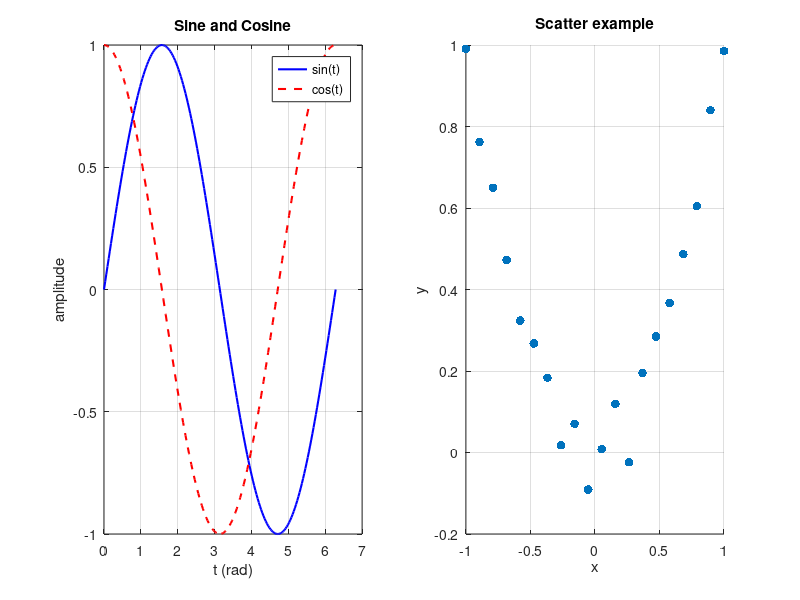
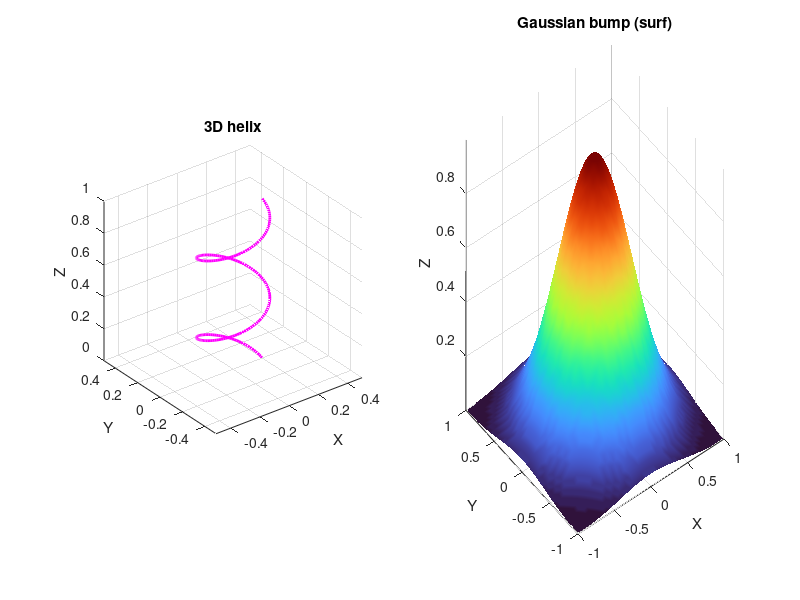
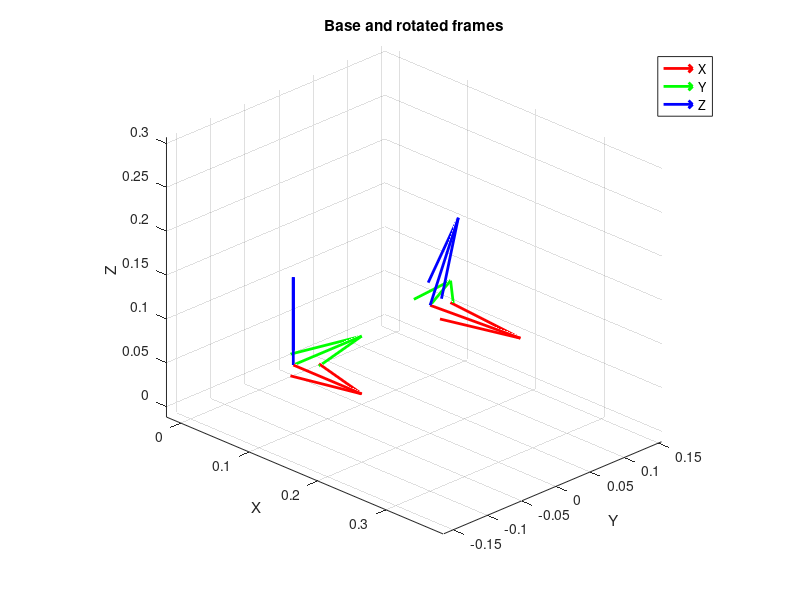
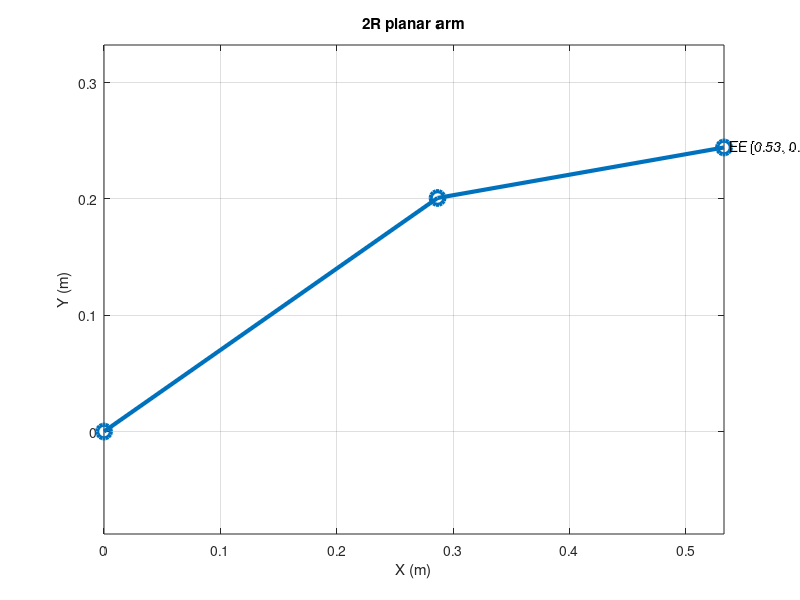

These charts were generated, in order, by the following MATLAB code:
function lecture00_basics()
% Lecture 0 — MATLAB essentials for robotics (math, visualization, kinematics)
%
% Purpose
%   This overview orients you to MATLAB's math and plotting capabilities,
%   then bridges into core robotics kinematics concepts. It is designed so
%   that exporting the Command Window and figures to PDF provides a compact
%   study reference. Run this file top-to-bottom (sections are ordered for
%   clarity). All helper functions are defined BEFORE they are used.
%
% How to run
%   - Open this file in MATLAB and press Run (or run section by section with %% cells)
%   - Ensure the current folder is the repository root or the 'matlab' folder
%   - Figures are created inline; keep them open when exporting to PDF
%
% What you'll practice
%   1) MATLAB math essentials (arrays, linear algebra, numerics)
%   2) Visualization: 2D, 3D, surfaces, vector fields, coordinate frames
%   3) Kinematics: rotation matrices, homogeneous transforms, simple chains
%   4) DH-based FK (brief), with frame drawing utilities
%
% Conventions
%   - Angles are in radians unless explicitly printed in degrees
%   - Right-handed coordinate frames; Z out of the page by default
%   - Transform T maps from a source frame to a target frame (post-multiply)
%   - R is 3x3 rotation, p is 3x1 position, T is 4x4 homogeneous transform

%% Helper functions (defined first, then used below)

    function out = d2r(deg)
        out = deg * pi/180;
    end

    function out = r2d(rad)
        out = rad * 180/pi;
    end

    function R = rotX3(theta)
        c = cos(theta); s = sin(theta);
        R = [1 0 0; 0 c -s; 0 s c];
    end

    function R = rotY3(theta)
        c = cos(theta); s = sin(theta);
        R = [c 0 s; 0 1 0; -s 0 c];
    end

    function R = rotZ3(theta)
        c = cos(theta); s = sin(theta);
        R = [c -s 0; s c 0; 0 0 1];
    end

    function T = makeT(R, p)
        T = eye(4);
        T(1:3,1:3) = R;
        T(1:3,4) = p(:);
    end

    function T = transl4(x, y, z)
        T = eye(4);
        T(1:3,4) = [x; y; z];
    end

    function tf = isSO3(R, tol)
        if nargin < 2, tol = 1e-9; end
        tf = norm(R'*R - eye(3), 2) < tol && abs(det(R) - 1) < tol;
    end

    function tprint4(T, label)
        if nargin < 2, label = 'Transform'; end
        fprintf('\n%s\n', label);
        fprintf('  p (m): [%.4f %.4f %.4f]\n', T(1,4), T(2,4), T(3,4));
        fprintf('  R =\n');
        disp(T(1:3,1:3));
    end

    function draw_frame3(ax, T, scale, lw)
        % Draw a coordinate frame at transform T into axes ax
        if nargin < 3 || isempty(scale), scale = 0.1; end
        if nargin < 4 || isempty(lw), lw = 2; end
        o = T(1:3,4);
        x = T(1:3,1) * scale;
        y = T(1:3,2) * scale;
        z = T(1:3,3) * scale;
        hold(ax, 'on');
        quiver3(ax, o(1), o(2), o(3), x(1), x(2), x(3), 0, 'r', 'LineWidth', lw, 'MaxHeadSize', 0.5);
        quiver3(ax, o(1), o(2), o(3), y(1), y(2), y(3), 0, 'g', 'LineWidth', lw, 'MaxHeadSize', 0.5);
        quiver3(ax, o(1), o(2), o(3), z(1), z(2), z(3), 0, 'b', 'LineWidth', lw, 'MaxHeadSize', 0.5);
    end

    function A = dh(a, alpha, d, theta)
        c = cos(theta); s = sin(theta); ca = cos(alpha); sa = sin(alpha);
        A = [c, -s*ca,  s*sa, a*c;
             s,  c*ca, -c*sa, a*s;
             0,     sa,    ca,   d;
             0,      0,     0,   1];
    end

    function [Tn, Ts] = fkine_dh(dh_table, q)
        n = size(dh_table,1);
        Ts = cell(n+1,1); Ts{1} = eye(4);
        for i=1:n
            a = dh_table(i,1); alpha = dh_table(i,2); d = dh_table(i,3); th0 = dh_table(i,4);
            th = q(i) + th0;
            Ts{i+1} = Ts{i} * dh(a, alpha, d, th);
        end
        Tn = Ts{end};
    end

    function plot_planar_chain(ax, points, opt)
        if nargin < 3, opt = struct(); end
        if ~isfield(opt,'lw'), opt.lw = 3; end
        if ~isfield(opt,'ms'), opt.ms = 30; end
        plot(ax, points(1,:), points(2,:), '-o', 'LineWidth', opt.lw, 'MarkerSize', opt.ms/3);
        axis(ax, 'equal'); grid(ax, 'on');
        xlabel(ax, 'X (m)'); ylabel(ax, 'Y (m)');
    end

%% 1) Getting started: housekeeping
clc; rng(0);
fprintf('Lecture 0: MATLAB essentials for robotics\n');
fprintf('Date: %s\n', datestr(now));

%% 2) Math essentials: arrays and linear algebra
fprintf('\n=== Math essentials ===\n');

% Arrays and element-wise math
v = (1:5);                   % row vector
w = v.^2;                    % element-wise power
A = [1 2; 3 4];              % 2x2 matrix
B = [2 -1; 1 0.5];
C = A*B;                     % matrix-matrix product
D = A.*B;                    % element-wise multiply
fprintf('A*B =\n'); disp(C);
fprintf('A.*B =\n'); disp(D);

% Indexing and slicing
M = reshape(1:12, [3,4]);    % 3x4 matrix with values 1..12
fprintf('M(2,3) = %d, M(:,2) = [ %s ]\n', M(2,3), num2str(M(:,2).'));

% Implicit expansion (broadcasting)
row = [1 2 3]; col = [10; 20; 30];
S = row + col;               % 3x3 by broadcasting
fprintf('row + col =\n'); disp(S);

% Solving linear systems and conditioning
A = [4 1 0; 1 3 -1; 0 -1 2]; b = [1; 2; 0.5];
x = A\b; res = norm(A*x - b);
fprintf('Solve Ax=b with \\: ‖Ax-b‖ = %.2e\n', res);
fprintf('cond(A)2 = %.2f\n', cond(A));

% SVD and least squares
M = randn(5,3); y = randn(5,1);
[U,S,V] = svd(M, 'econ'); x_ls = M\y; sig = diag(S).';
fprintf('SVD(M): singular values = [%.3f %.3f %.3f]\n', sig);
fprintf('Least-squares solution norm = %.3f\n', norm(x_ls));

%% 3) Visualization: 2D and 3D
fprintf('\n=== Visualization basics ===\n');

% 2D plotting
t = linspace(0, 2*pi, 200);
y1 = sin(t); y2 = cos(t);
figure('Name','2D plots');
subplot(1,2,1);
plot(t, y1, 'b-', 'LineWidth', 1.5); hold on; plot(t, y2, 'r--', 'LineWidth', 1.5);
grid on; xlabel('t (rad)'); ylabel('amplitude'); legend('sin(t)', 'cos(t)'); title('Sine and Cosine');

% Scatter with labels
xdata = linspace(-1,1,20); ydata = xdata.^2 + 0.05*randn(size(xdata));
subplot(1,2,2);
scatter(xdata, ydata, 40, 'filled'); grid on; xlabel('x'); ylabel('y'); title('Scatter example');

% 3D plotting
figure('Name','3D plots');
subplot(1,2,1);
t = linspace(0, 4*pi, 200); r = 0.2; z = linspace(0, 1, 200);
x = r*cos(t); y = r*sin(t);
plot3(x, y, z, 'm-', 'LineWidth', 2); grid on; axis equal; xlabel('X'); ylabel('Y'); zlabel('Z'); title('3D helix');

subplot(1,2,2);
[X,Y] = meshgrid(linspace(-1,1,50)); Z = exp(-3*(X.^2 + Y.^2));
surf(X,Y,Z); shading interp; colormap turbo; axis tight;
xlabel('X'); ylabel('Y'); zlabel('Z'); title('Gaussian bump (surf)');

%% 4) Rotations and homogeneous transforms
fprintf('\n=== Rotations and transforms ===\n');
R = rotZ3(d2r(30)) * rotY3(d2r(15)) * rotX3(d2r(-10));
fprintf('isSO3(R) = %d, det(R) = %.6f\n', isSO3(R), det(R));
p = [0.3; -0.1; 0.2]; T = makeT(R, p);
tprint4(T, 'Example transform T');

% Compose transforms: base->A->B
Ta = makeT(rotZ3(d2r(20)), [0.2; 0.0; 0.0]);
Tb = makeT(rotY3(d2r(10)), [0.0; 0.1; 0.0]);
T_ab = Ta * Tb; tprint4(T_ab, 'Composed T = Ta * Tb');

%% 5) Visualizing coordinate frames in 3D
fprintf('\n=== Frame visualization ===\n');
fig = figure('Name','Frames'); ax = axes(fig);
hold(ax, 'on'); grid(ax, 'on'); axis(ax, 'equal'); view(ax, 45, 25);
xlabel(ax, 'X'); ylabel(ax, 'Y'); zlabel(ax, 'Z'); title(ax, 'Base and rotated frames');
draw_frame3(ax, eye(4), 0.1, 2);          % base frame
draw_frame3(ax, T, 0.1, 2);               % transformed frame
legend(ax, {'X','Y','Z'});                % color meaning standard: X-red, Y-green, Z-blue

%% 6) Planar 2R chain demo (no DH)
fprintf('\n=== Planar 2R forward kinematics (geometry) ===\n');
l1 = 0.35; l2 = 0.25; q = [d2r(35), d2r(-25)];
p0 = [0;0];
p1 = p0 + [l1*cos(q(1)); l1*sin(q(1))];
p2 = p1 + [l2*cos(q(1)+q(2)); l2*sin(q(1)+q(2))];
fprintf('End-effector (x,y) = [%.3f, %.3f] m\n', p2(1), p2(2));

fig2 = figure('Name','Planar 2R'); ax2 = axes(fig2);
plot_planar_chain(ax2, [p0 p1 p2]); title(ax2, '2R planar arm');
text(ax2, p2(1), p2(2), sprintf('  EE [%.2f, %.2f] m', p2(1), p2(2)));

%% 7) DH-based FK (brief) and frame drawing
fprintf('\n=== DH-based forward kinematics ===\n');
dh_table = [
    l1, 0, 0, 0;  % a, alpha, d, theta_offset
    l2, 0, 0, 0
];
[Tee, Ts] = fkine_dh(dh_table, q);
tprint4(Tee, 'T_{base->ee} from DH chain');

% Draw intermediate frames
fig3 = figure('Name','DH Frames'); ax3 = axes(fig3);
hold(ax3, 'on'); grid(ax3, 'on'); axis(ax3, 'equal'); view(ax3, 30, 25);
xlabel(ax3, 'X'); ylabel(ax3, 'Y'); zlabel(ax3, 'Z'); title(ax3, 'Frames along DH chain');
for i = 1:numel(Ts)
    draw_frame3(ax3, Ts{i}, 0.08, 2);
end
draw_frame3(ax3, Tee, 0.1, 3);

fprintf('\nEnd of Lecture 0. Suggested next step: run Lecture 1 utilities.\n');
end
